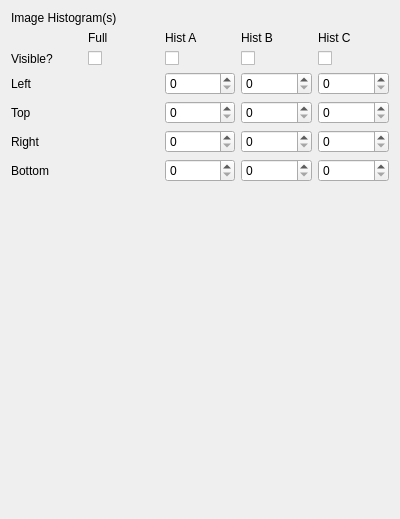
<?xml version="1.0" encoding="UTF-8"?>
<ui version="4.0">
 <class>QcepImageHistogramGraphControls</class>
 <widget class="QWidget" name="QcepImageHistogramGraphControls">
  <property name="geometry">
   <rect>
    <x>0</x>
    <y>0</y>
    <width>399</width>
    <height>519</height>
   </rect>
  </property>
  <property name="windowTitle">
   <string>Form</string>
  </property>
  <layout class="QGridLayout" name="gridLayout">
   <item row="0" column="0" colspan="2">
    <widget class="QLabel" name="label">
     <property name="text">
      <string>Image Histogram(s)</string>
     </property>
    </widget>
   </item>
   <item row="1" column="1">
    <widget class="QLabel" name="label_2">
     <property name="text">
      <string>Full</string>
     </property>
    </widget>
   </item>
   <item row="1" column="2">
    <widget class="QLabel" name="label_3">
     <property name="text">
      <string>Hist A</string>
     </property>
    </widget>
   </item>
   <item row="1" column="3">
    <widget class="QLabel" name="label_4">
     <property name="text">
      <string>Hist B</string>
     </property>
    </widget>
   </item>
   <item row="1" column="4">
    <widget class="QLabel" name="label_5">
     <property name="text">
      <string>Hist C</string>
     </property>
    </widget>
   </item>
   <item row="2" column="1">
    <widget class="QCheckBox" name="m_HistFullVis">
     <property name="text">
      <string/>
     </property>
    </widget>
   </item>
   <item row="2" column="2">
    <widget class="QCheckBox" name="m_HistAVis">
     <property name="text">
      <string/>
     </property>
    </widget>
   </item>
   <item row="2" column="3">
    <widget class="QCheckBox" name="m_HistBVis">
     <property name="text">
      <string/>
     </property>
    </widget>
   </item>
   <item row="2" column="4">
    <widget class="QCheckBox" name="m_HistCVis">
     <property name="text">
      <string/>
     </property>
    </widget>
   </item>
   <item row="3" column="0">
    <widget class="QLabel" name="label_6">
     <property name="text">
      <string>Left</string>
     </property>
    </widget>
   </item>
   <item row="3" column="2">
    <widget class="QSpinBox" name="m_HistALeft"/>
   </item>
   <item row="3" column="3">
    <widget class="QSpinBox" name="m_HistBLeft"/>
   </item>
   <item row="3" column="4">
    <widget class="QSpinBox" name="m_HistCLeft"/>
   </item>
   <item row="4" column="0">
    <widget class="QLabel" name="label_7">
     <property name="text">
      <string>Top</string>
     </property>
    </widget>
   </item>
   <item row="4" column="2">
    <widget class="QSpinBox" name="m_HistATop"/>
   </item>
   <item row="4" column="3">
    <widget class="QSpinBox" name="m_HistBTop"/>
   </item>
   <item row="4" column="4">
    <widget class="QSpinBox" name="m_HistCTop"/>
   </item>
   <item row="5" column="0">
    <widget class="QLabel" name="label_8">
     <property name="text">
      <string>Right</string>
     </property>
    </widget>
   </item>
   <item row="5" column="2">
    <widget class="QSpinBox" name="m_HistARight"/>
   </item>
   <item row="5" column="3">
    <widget class="QSpinBox" name="m_HistBRight"/>
   </item>
   <item row="5" column="4">
    <widget class="QSpinBox" name="m_HistCRight"/>
   </item>
   <item row="6" column="0">
    <widget class="QLabel" name="label_9">
     <property name="text">
      <string>Bottom</string>
     </property>
    </widget>
   </item>
   <item row="6" column="2">
    <widget class="QSpinBox" name="m_HistABottom"/>
   </item>
   <item row="6" column="3">
    <widget class="QSpinBox" name="m_HistBBottom"/>
   </item>
   <item row="6" column="4">
    <widget class="QSpinBox" name="m_HistCBottom"/>
   </item>
   <item row="7" column="0" colspan="5">
    <spacer name="verticalSpacer">
     <property name="orientation">
      <enum>Qt::Vertical</enum>
     </property>
     <property name="sizeHint" stdset="0">
      <size>
       <width>378</width>
       <height>306</height>
      </size>
     </property>
    </spacer>
   </item>
   <item row="2" column="0">
    <widget class="QLabel" name="label_10">
     <property name="text">
      <string>Visible?</string>
     </property>
    </widget>
   </item>
  </layout>
 </widget>
 <resources/>
 <connections/>
</ui>
